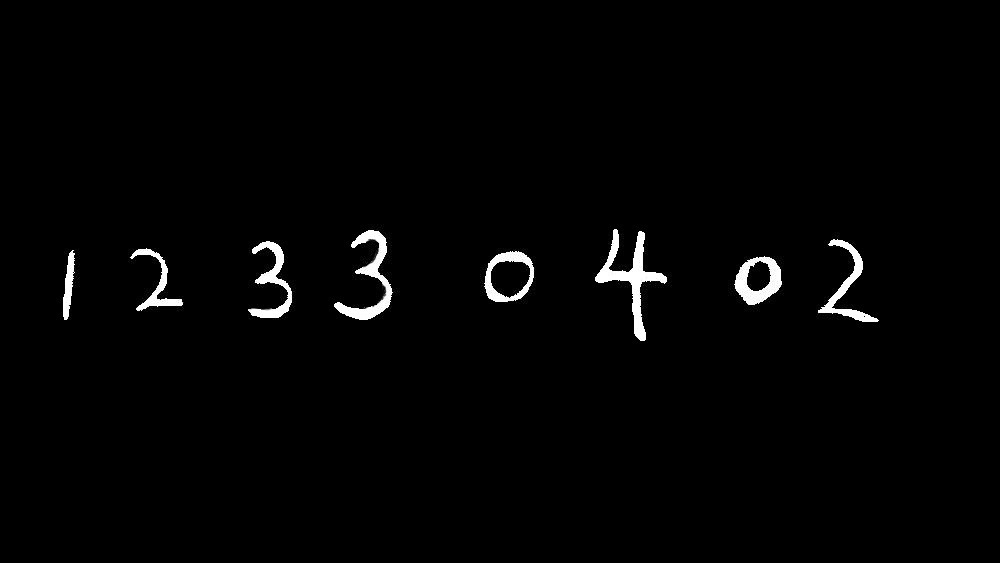
#> input picture asset/test/7.jpg, 1000 x 563 px
$ python detect.py
#> lines starting #> are read from the running program, lines starting #| are printed output that depends on the picture
#!/usr/bin/env python
# -*- coding: utf-8 -*-

import cv2
from PIL import Image, ImageDraw


def detect(im, xml):
    digit_cascade = cv2.CascadeClassifier(xml)
    digits = digit_cascade.detectMultiScale(im)
    return digits


def annotate_detection(im, regions, color=128):
    clone = im.copy()
    draw = ImageDraw.Draw(clone)
    for (x, y, w, h) in regions:
        draw.rectangle((x, y, x+w, y+h), outline=color)
    return clone


def crop_detection(im, regions):
    return [im.crop((x, y, x+w, y+h)) for (x, y, w, h) in regions]

if __name__ == '__main__':
    img = cv2.imread('../asset/test/7.jpg')
#> img is the input picture: shape (563, 1000, 3); min 0, max 255, mean 4
    gray = cv2.cvtColor(img, cv2.COLOR_BGR2GRAY)
    im = Image.open('../asset/test/7.jpg')
    digits = detect(gray, '../asset/classifier2/cascade.xml')
#> in detect, `digits = digit_cascade.detectMultiScale(im)`: digits = [[321, 199, 104, 104], [228, 241, 86, 86], [710, 229, 89, 89], [798, 220, 97, 97], [22, 234, 89, 89], [106, 223, 100, 100], [453, 219, 100, 100], [554, 178, 149, 149], [189, 124, 229, 229]]
    result = annotate_detection(im, digits)
#> the loop in annotate_detection, `for (x, y, w, h) in regions:` made 9 passes
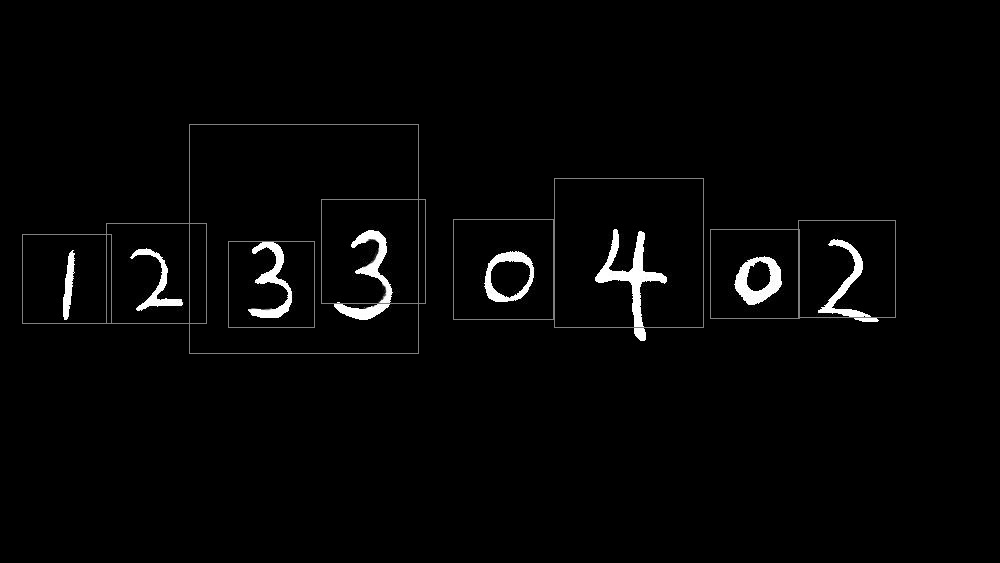
#> result: PIL image 1000x563 L; min 0, max 255, mean 4.9
    result.show()

$ run again, with asset/test/1.jpg copied over asset/test/7.jpg
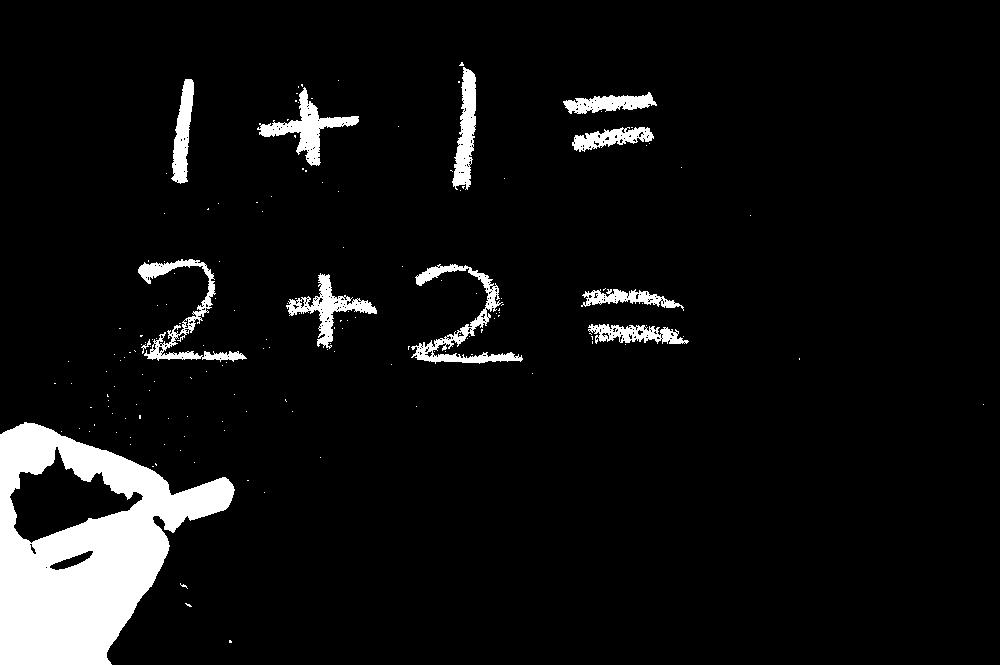
#> input picture asset/test/1.jpg, 1000 x 665 px
#> img is the input picture: shape (665, 1000, 3); min 0, max 255, mean 17.2
#> in detect, `digits = digit_cascade.detectMultiScale(im)`: digits = 14 rows, first 6: [142, 67, 81, 81], [10, 416, 32, 32], [53, 432, 35, 35], [408, 45, 115, 115], [123, 228, 61, 61], [552, 58, 111, 111]
#> the loop in annotate_detection, `for (x, y, w, h) in regions:` made 14 passes
#> `result = annotate_detection(im, digits)`:
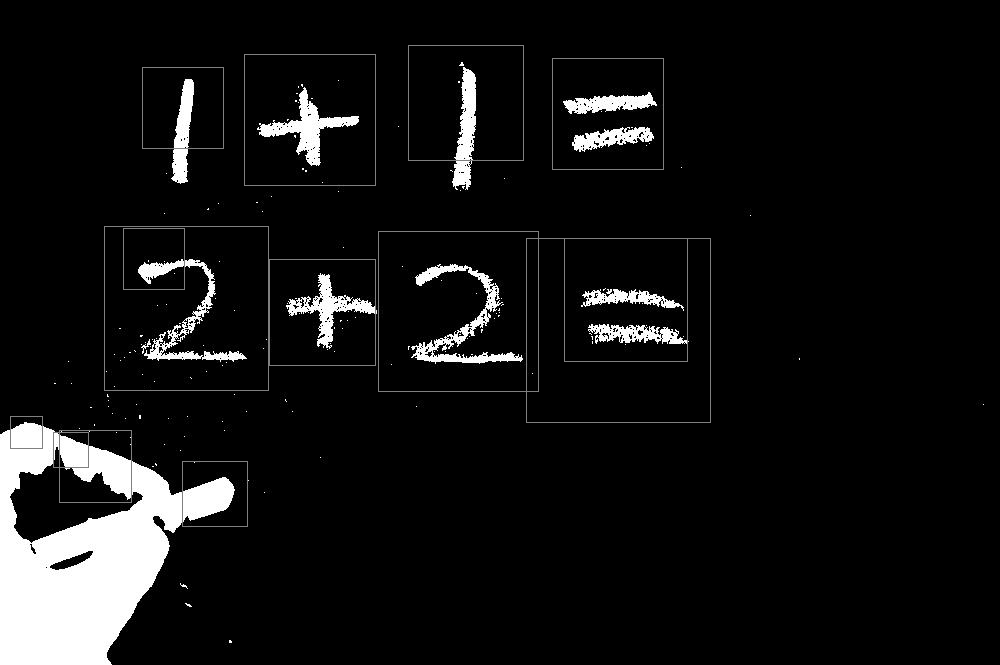
#> result: PIL image 1000x665 L; min 0, max 255, mean 18.2

$ run again, with asset/test/3.jpg copied over asset/test/7.jpg
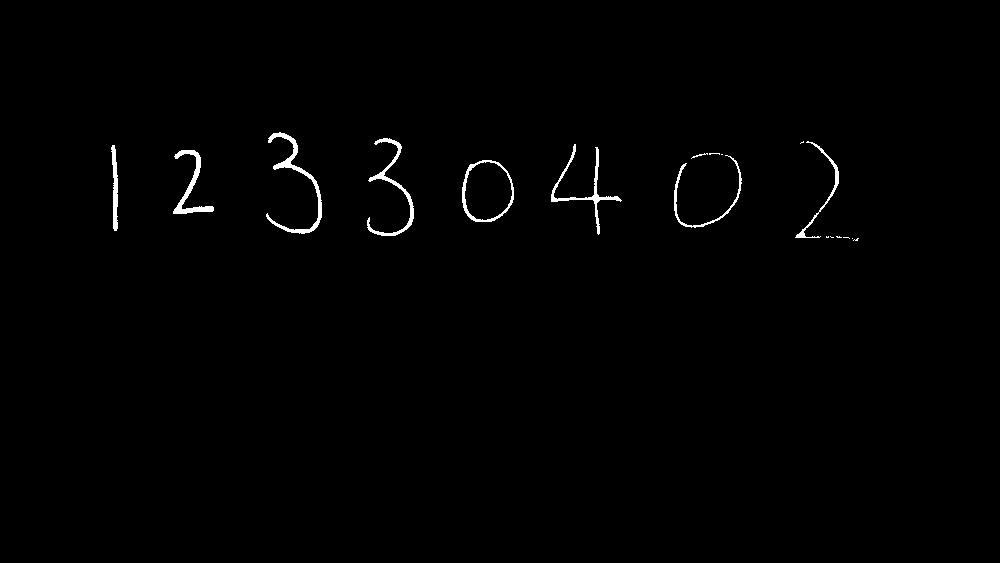
#> input picture asset/test/3.jpg, 1000 x 563 px
#> img is the input picture: shape (563, 1000, 3); min 0, max 255, mean 2.1
#> in detect, `digits = digit_cascade.detectMultiScale(im)`: digits = [[93, 138, 41, 41], [557, 137, 31, 31], [148, 131, 83, 83], [357, 207, 32, 32], [365, 128, 50, 50], [270, 180, 68, 68], [249, 119, 65, 65], [72, 132, 80, 80], [428, 136, 102, 102], [550, 158, 86, 86], [635, 125, 126, 126], [717, 96, 172, 172]]
#> the loop in annotate_detection, `for (x, y, w, h) in regions:` made 12 passes
#> `result = annotate_detection(im, digits)`:
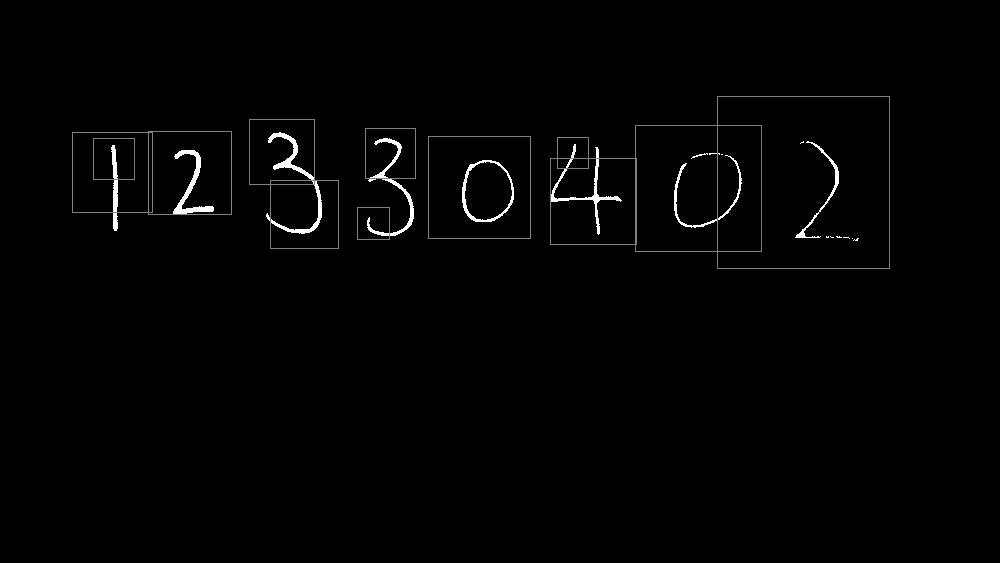
#> result: PIL image 1000x563 L; min 0, max 255, mean 2.9
